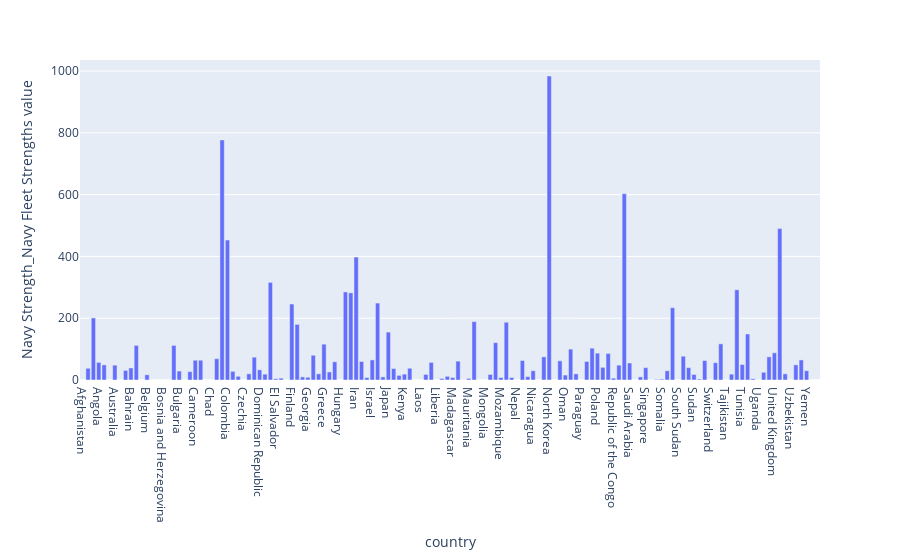

Here is the notebook cell this chart was saved with:
### Code cell
fig = px.bar(value_df,
             x= "country",
             y = value_df['Navy Strength_Navy Fleet Strengths value'])
fig.show()

### Figure 1 — Plotly figure (JSON) as saved in the notebook; plotly's stock layout.template omitted (floating-point values rounded to 4 significant figures; data arrays with more than 128 entries replaced by an {"elided": "..."} marker saying what was removed)
{"data": [{"alignmentgroup": "True", "hovertemplate": "country=%{x}<br>Navy Strength_Navy Fleet Strengths value=%{y}<extra></extra>", "legendgroup": "", "marker": {"color": "#636efa", "pattern": {"shape": ""}}, "name": "", "offsetgroup": "", "orientation": "v", "showlegend": false, "textposition": "auto", "type": "bar", "x": {"elided": "138 str values"}, "xaxis": "x", "y": {"elided": "138 int values"}, "yaxis": "y"}], "layout": {"barmode": "relative", "legend": {"tracegroupgap": 0}, "margin": {"t": 60}, "xaxis": {"anchor": "y", "domain": [0, 1], "title": {"text": "country"}}, "yaxis": {"anchor": "x", "domain": [0, 1], "title": {"text": "Navy Strength_Navy Fleet Strengths value"}}}}
